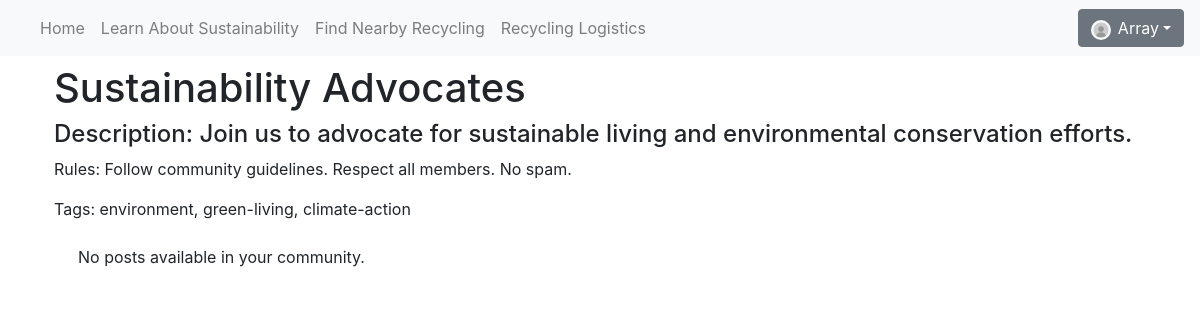
The page /communities/user_communities.php?community_id=2 (signed in) on the database as committed earlier.
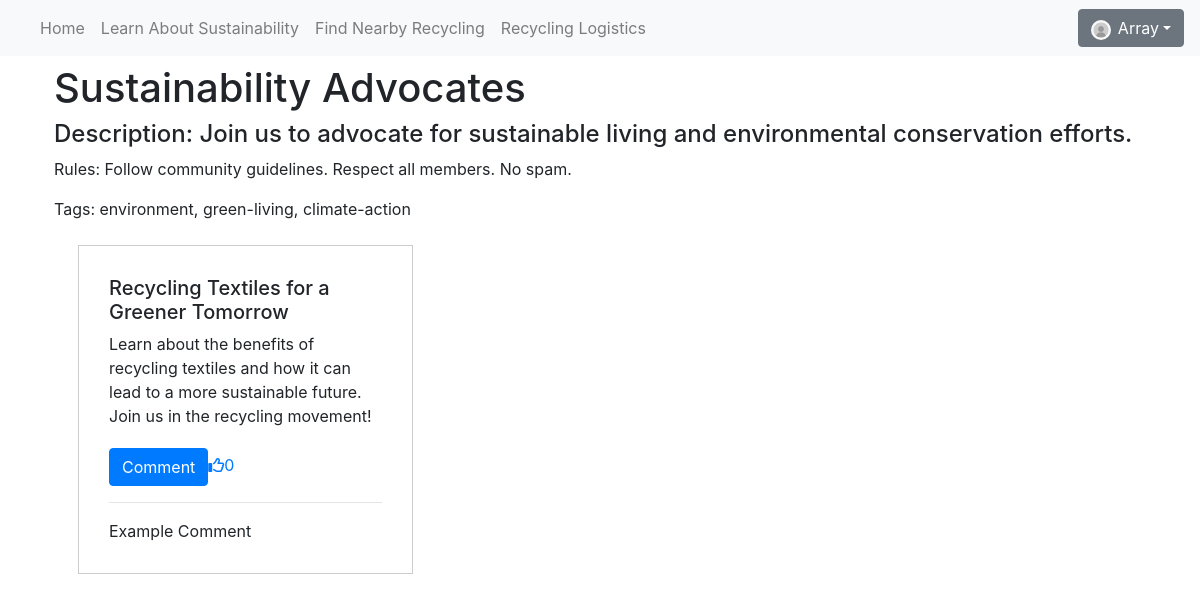
The same page on the database as committed later.
### tables this page shows
CREATE TABLE communities(
    communityID int NOT NULL AUTO_INCREMENT,
    communityName varchar(50) NOT NULL,
    communityDescription TEXT NOT NULL,
    communityRules TEXT NOT NULL,
    tags varchar(50) NOT NULL,
    PRIMARY KEY (communityID)
);

CREATE TABLE posts (
  postID INT AUTO_INCREMENT NOT NULL PRIMARY KEY,
  title varchar(250),
  content varchar(250),
  like_count INT,
  userID INT NOT NULL,
  communityID INT NOT NULL,
  FOREIGN KEY (userID) references users(userID),
  FOREIGN KEY (communityID) references communities(communityID)
);

CREATE TABLE comments (
  commentID INT AUTO_INCREMENT NOT NULL PRIMARY KEY,
  comment_content varchar(250),
  userID INT NOT NULL,
  postID INT NOT NULL,
  FOREIGN KEY (userID) references users(userID),
  FOREIGN KEY (postID) references posts(postID)
);

### communities/user_communities.php (the view, shortened to what this page needs)
<!DOCTYPE html>
<html lang="en">
<head>
    <?php include('./includes/boot-head.php')?>
    <link rel="stylesheet" type="text/css" href="../css/styles.css">
</head>
<body>
<?php
include('./includes/nav.php');
?>
<?php
    $conn = mysqli_connect("db.luddy.indiana.edu", "i494f23_team20", "my+sql=i494f23_team20", "i494f23_team20");
    $communityID = $_GET["community_id"];
    if (isset($communityID)){
        $sqlPosts = "SELECT postID, title, content, like_count from posts where communityID= $communityID";
        $communityInfo = "SELECT communityName, communityRules, communityDescription, tags from communities where communityID=$communityID";
        $resultPosts = $conn->query($sqlPosts);
        $resultComm = $conn->query($communityInfo);
        if ($resultComm->num_rows > 0) {
            while ($rowComm = $resultComm->fetch_assoc()) {
                echo '<div class="container px-4 mx-auto p-2"><h1 class="comm">' . $rowComm['communityName'] . '</h1><h4 class="comm"> Description: ' . $rowComm['communityDescription'] . '</h4><p class="comm">Rules: ' . $rowComm['communityRules'] . '</p><p> Tags: ' . $rowComm['tags'] . '</p>';
            }
        }
        echo '<div class="container px-4 mx-auto p-2"><div class="grid-container">';
        if ($resultPosts->num_rows > 0) {
            while ($rowPost = $resultPosts->fetch_assoc()) {
                $postID = $rowPost['postID'];
                $isCommentMode = isset($_POST['commentBtn']) && $_POST['postID'] == $postID;
                echo '<div class="grid-item"><h5>' . $rowPost['title'] . '</h5>
                <p>' . $rowPost['content'] . '</p>';
                echo '<form method="post" action="user_communities.php">
                <input type="hidden" name="postID" value="' . $postID . '">';
                echo $isCommentMode ? '<textarea name="commentField"></textarea><button type="submit" class="btn btn-success" name="submitComment">Submit Comment</button>' : '<button type="submit" class="btn btn-primary" name="commentBtn">Comment</button>';
                echo '<a href="user_communities.php?postID=' . $rowPost['postID'] . '&communityID=' . $communityID . 'class="card-link"><i class="fa-regular fa-thumbs-up"></i>' . $rowPost['like_count'] . '</a><hr>';
                $getComments="SELECT comment_content, userID from comments where postID=$postID";
                $resultComments = $conn->query($getComments);
                while($rowComment=$resultComments->fetch_assoc()){
                    echo '<div>' . $rowComment['comment_content'] . '</div>';
                }
                echo '</div>';
            }
        }
        else {
            echo "No posts available in your community.";
        }
        echo '</div>';
    }
    elseif(isset($_POST['postID']) && isset($_POST['comment'])){
        echo "they commented";
    }
    else{
        echo "oops";
    }
?>
</body>
</html>

### includes/boot-head.php (shortened to what this page needs)
<link rel="stylesheet" href="https://cdn.jsdelivr.net/npm/bootstrap@4.1.3/dist/css/bootstrap.min.css">

### includes/nav.php (shortened to what this page needs)
<nav class="navbar navbar-expand-lg navbar-light bg-light">
  <div class="collapse navbar-collapse" id="navbarNav">
    <ul class="navbar-nav">
      <li class="nav-item <?php if(basename($_SERVER['PHP_SELF']) == 'index.php'){echo 'active';} ?>">
        <a class="nav-link" href="index.php">Home</a>
      </li>
      <?php
        if (!isset($_SESSION['usertype']) || $_SESSION['usertype'] == 'individual_user' || $_SESSION['usertype'] == 'manufacturer') {
            echo '<li class="nav-item' . (basename($_SERVER['PHP_SELF']) == 'education.php' ? ' active' : '') . '"><a class="nav-link" href="education.php">Learn About Sustainability</a></li>';
        }
      ?>
      <?php
        if (!isset($_SESSION['usertype']) || $_SESSION['usertype'] == 'individual_user' || $_SESSION['usertype'] == 'manufacturer') {
            echo '<li class="nav-item' . (basename($_SERVER['PHP_SELF']) == 'maps.php' ? 'active' : '') . '"><a class="nav-link" href="maps.php">Find Nearby Recycling</a></li>';
        }
      ?>
      <li class="nav-item <?php if(basename($_SERVER['PHP_SELF']) == 'tableau.php'){echo 'active';} ?>">
        <a class="nav-link" href="tableau.php">Recycling Logistics</a>
      </li>
    </ul>
    <ul class="navbar-nav ml-auto">
      <?php
          if (isset($_SESSION['username'])) {
              echo '<div class="dropdown"><button class="btn btn-secondary dropdown-toggle" type="button" id="dropdownMenuButton" data-toggle="dropdown" aria-haspopup="true" aria-expanded="false">';
              if (isset($_SESSION['profilePic']) && $_SESSION['profilePic'] != ""){
                echo '<img src="' . $_SESSION['profilePic'] . '" style="width: 20px; height: 20px; border-radius:50%; margin-right: 0.4em;">' . $_SESSION['username'] . '</button> <div class="dropdown-menu" aria-labelledby="dropdownMenuButton"><a class="dropdown-item" href="profile.php">Profile</a>';
              }
              else{
                echo '<img src="./img/empty.jpg" style="height: 20px; width: 20px; object-fit: cover; border-radius:50%; margin-right: 0.4em;">' . $_SESSION['username'] . '</button> <div class="dropdown-menu" aria-labelledby="dropdownMenuButton"><a class="dropdown-item" href="profile.php">Profile</a>';
              }
          } else {
              echo '<li class="nav-item"><a class="nav-link" href="login-files/login.php">Log in</a></li>';
          }
      ?>
    </ul>
  </div>
</nav>

### css/styles.css (style rules this page uses)
:root { --limegreen: #bbdc48; --green: #76b83b; --darkblue: #0c3f47; --neonblue: #87e4de; --lightblue: #c6e5df; }
.container { padding: 50px 20px; margin-left: 20px; margin-right: 20px; margin-bottom: 20px; }
.grid-container { display: grid; grid-template-columns: repeat(auto-fill, minmax(300px, 1fr)); gap: 20px; }
.grid-item { border: 1px solid #ccc; padding: 30px; }
form { margin-top: 20px; }

Rows that differ between the two databases and show on the page:
added posts: title "Recycling Textiles for a Greener Tomorrow", content "Learn about the benefits of recycling textiles and how it can lead to a more sustainable future. Join us in the recycling movement!", like_count "0"
now on this page (row unchanged): comments: comment_content "Example Comment"
Other text that changed with them:
text no longer shown: "No posts available in your community."
